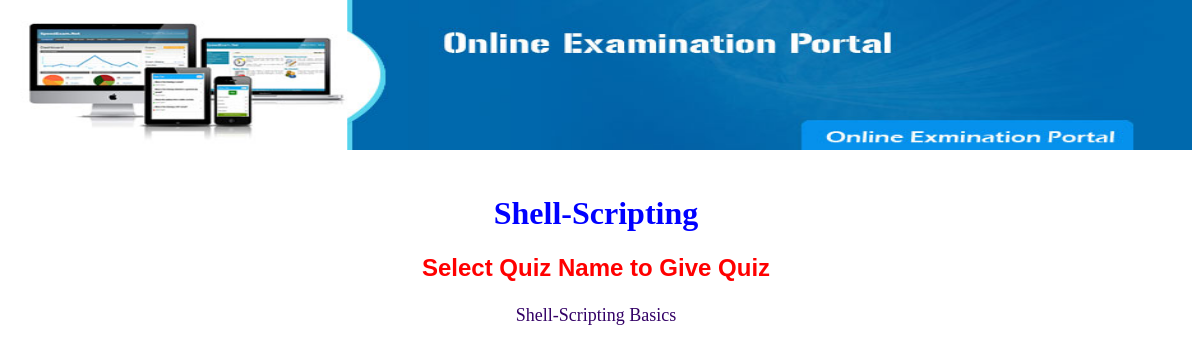
Page /online-exam-ui-php/showtest.php?subid=2 on the committed database.
### tables this page shows
CREATE TABLE IF NOT EXISTS `mst_subject` (
  `sub_id` int(5) NOT NULL AUTO_INCREMENT,
  `sub_name` varchar(25) DEFAULT NULL,
  PRIMARY KEY (`sub_id`)
);

CREATE TABLE IF NOT EXISTS `mst_test` (
  `test_id` int(5) NOT NULL AUTO_INCREMENT,
  `sub_id` int(5) DEFAULT NULL,
  `test_name` varchar(30) DEFAULT NULL,
  `total_que` varchar(15) DEFAULT NULL,
  PRIMARY KEY (`test_id`)
);

### online-exam-ui-php/showtest.php (the view, shortened to what this page needs)
<!DOCTYPE HTML PUBLIC "-//W3C//DTD HTML 4.01 Transitional//EN" "http://www.w3.org/TR/html4/loose.dtd">
<html>
<head>
<link href="quiz.css" rel="stylesheet" type="text/css">
</head>
<body>
<?php
include("header.php");
include("database.php");
extract($_GET);
$rs1=mysqli_query($con,"select * from mst_subject where sub_id=$subid");
$row1=mysqli_fetch_array($rs1);
echo "<h1 align=center><font color=blue> $row1[1]</font></h1>";
$rs=mysqli_query($con,"select * from mst_test where sub_id=$subid");
echo "<h2 class=head1> Select Quiz Name to Give Quiz </h2>";
echo "<table align=center>";
while($row=mysqli_fetch_row($rs))
{
	echo "<tr><td align=center ><a href=quiz.php?testid=$row[0]&subid=$subid><font size=4>$row[2]</font></a>";
}
echo "</table>";
?>
</body>
</html>

### online-exam-ui-php/quiz.css (style rules this page uses)
body { margin-left: 0px; margin-top: 0px; }
a:link { color: #330066; text-decoration: none; }
.head1 { font-family: Arial, Helvetica, sans-serif; font-size: 24px; color: #FF0000; text-align: center; font-weight: bold; }

### rows in the picture
mst_subject: sub_name "Shell-Scripting"
mst_test: test_name "Shell-Scripting Basics"
